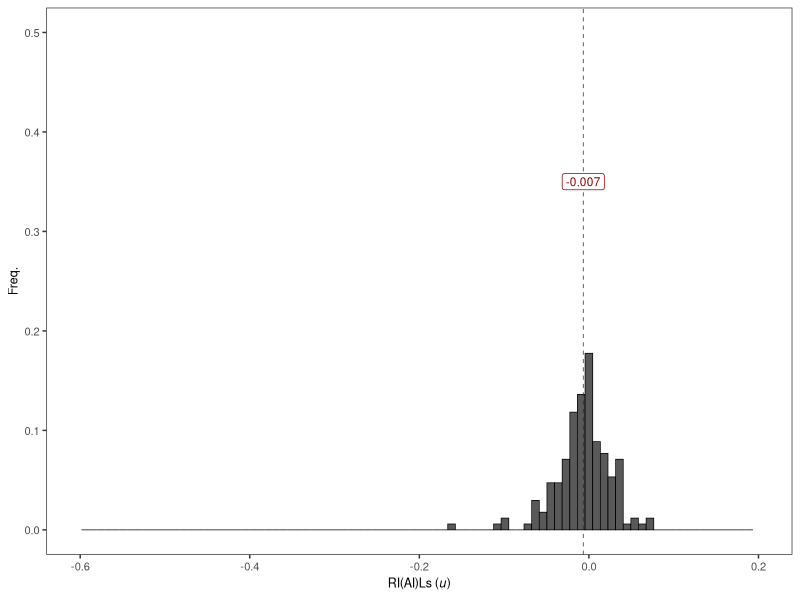
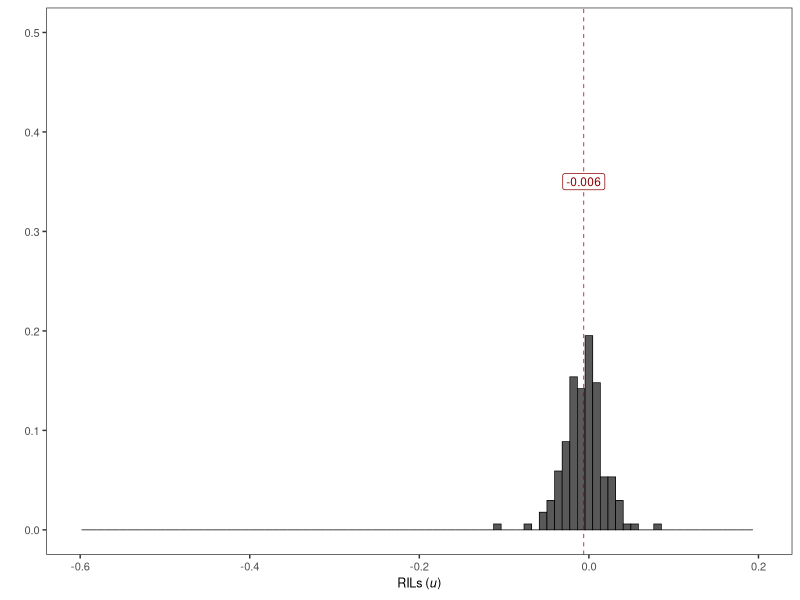
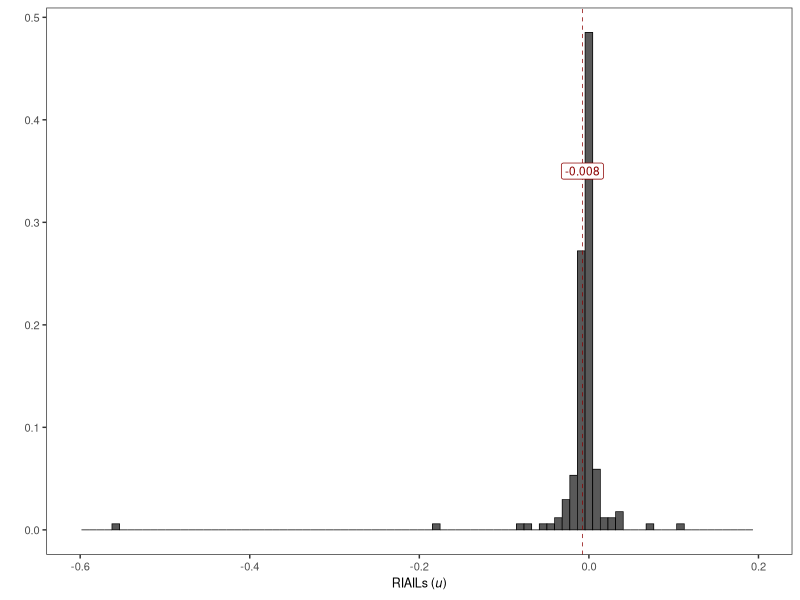
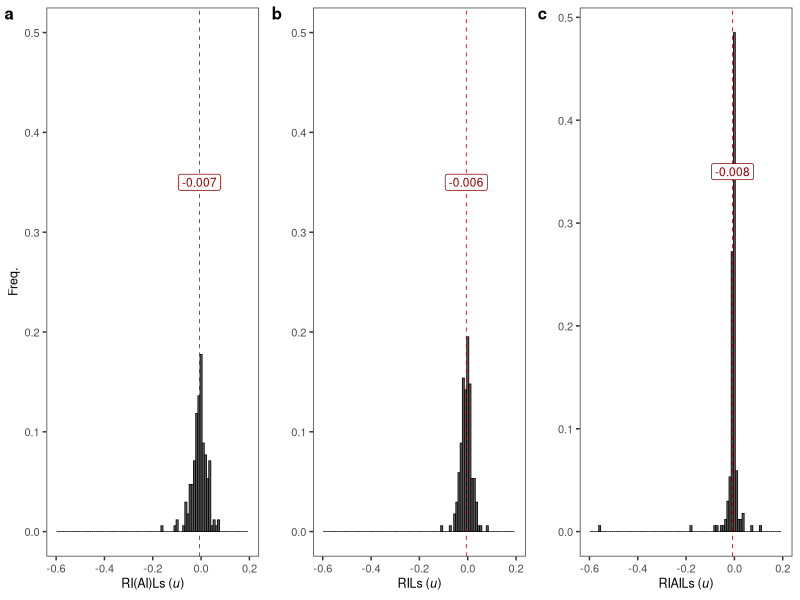
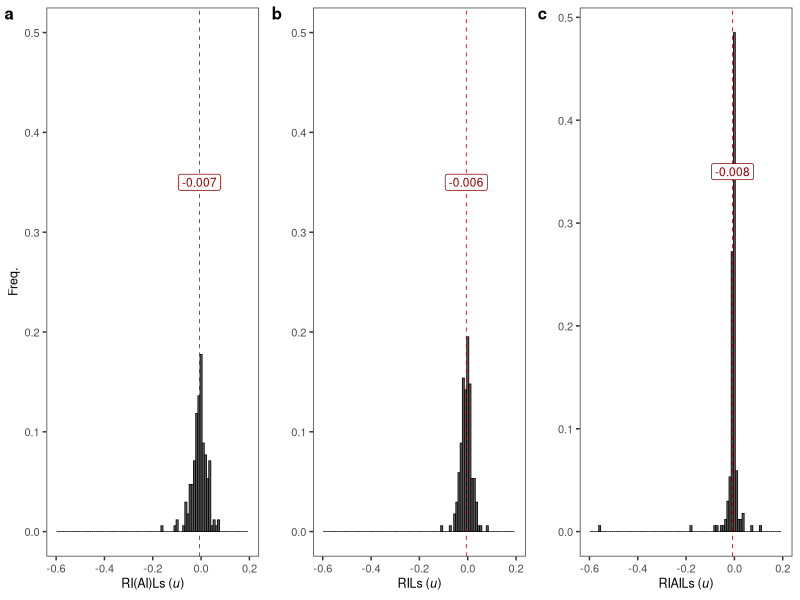
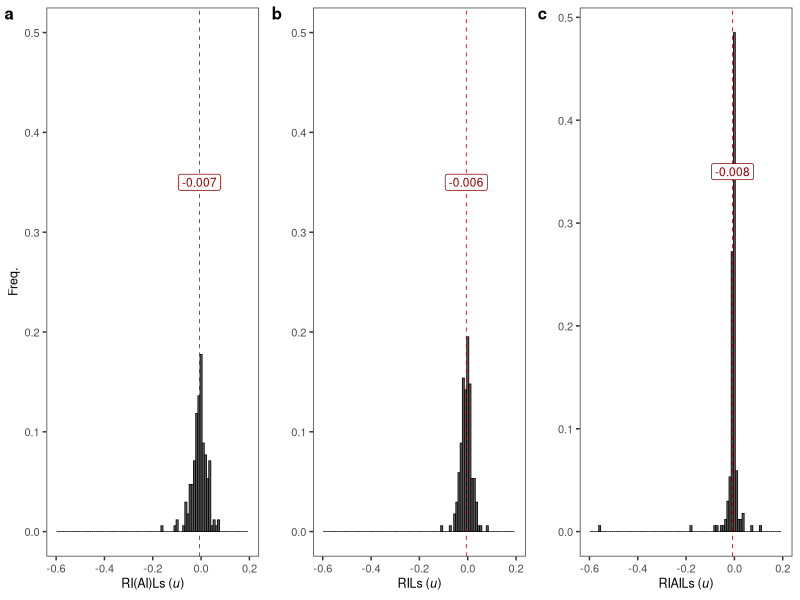

Reproduce these figures in R, in order.
library(tidyverse)

# Set working directory
setwd(glue::glue("{dirname(rstudioapi::getActiveDocumentContext()$path)}/.."))

# load data
df_all <- data.table::fread("data/processed/Table_posterior_mutation_effects_RIL+RIAIL.csv")
df_ril <- data.table::fread("data/processed/Table_posterior_mutation_effects_RIL.csv")
df_riails <- data.table::fread("data/processed/Table_posterior_mutation_effects_RIAIL.csv")

# get max x range for all dfs
ax <- c(max(df_all$mean), min(df_all$mean))
bx <- c(max(df_ril$mean), min(df_ril$mean))
cx <- c(max(df_riails$mean), min(df_riails$mean))

# plot the histogram with freq on y and Delta (w) on x
a <- ggplot(df_all) +
  aes(x = mean, y=stat(count)/sum(stat(count))) +
  geom_histogram(binwidth = 0.009, color = "black", linewidth = 0.25) +
  geom_vline(xintercept = mean(df_all$mean), linetype = 2, color = "darkred", linewidth = 0.25) +
  annotate(geom = "label", x = mean(df_all$mean), y = 0.35, size = 3,
           label = glue::glue("{round(mean(df_all$mean), digits=3)}"),
           color = "darkred") +
  labs(y = "Freq.", x = expression(paste('RI(AI)Ls (',italic('u'),')'))) +
  xlim(c(-0.6, 0.2)) +
  ylim(c(0, 0.5)) +
  theme_bw() +
  theme(panel.grid = element_blank(),
        axis.title = element_text(size = 9),
        axis.text = element_text(size = 8))
a

b <- ggplot(df_ril) +
  aes(x = mean, y=stat(count)/sum(stat(count))) +
  geom_histogram(binwidth = 0.009, color = "black", linewidth = 0.25) +
  geom_vline(xintercept = mean(df_ril$mean), linetype = 2, color = "darkred", linewidth = 0.25) +
  annotate(geom = "label", x = mean(df_ril$mean), y = 0.35, size = 3,
           label = glue::glue("{round(mean(df_ril$mean), digits=3)}"),
           color = "darkred") +
  labs(y = "", x = expression(paste('RILs (',italic('u'),')'))) +
  xlim(c(-0.6, 0.2)) +
  ylim(c(0, 0.5)) +
  theme_bw() +
  theme(panel.grid = element_blank(),
        axis.title = element_text(size = 9),
        axis.text = element_text(size = 8))
b

c <- ggplot(df_riails) +
  aes(x = mean, y=stat(count)/sum(stat(count))) +
  geom_histogram(binwidth = 0.009, color = "black", linewidth = 0.25) +
  geom_vline(xintercept = mean(df_riails$mean), linetype = 2, color = "darkred", linewidth = 0.25) +
  annotate(geom = "label", x = mean(df_riails$mean), y = 0.35, size = 3,
           label = glue::glue("{round(mean(df_riails$mean), digits=3)}"),
           color = "darkred") +
  labs(y = "", x = expression(paste('RIAILs (',italic('u'),')'))) +
  xlim(c(-0.6, 0.2)) +
  ylim(c(0, 0.5)) +
  scale_y_continuous(labels = scales::number_format(accuracy = 0.1)) +
  theme_bw() +
  theme(panel.grid = element_blank(),
        axis.title = element_text(size = 9),
        axis.text = element_text(size = 8))
c

# put them together
#fig2 <- cowplot::plot_grid(a, b, c, labels = c("a", "b", "c"), ncol = 1, align = "vh", axis = "tblr", label_size = 12)
fig2 <- cowplot::plot_grid(a, b, c, labels = c("a", "b", "c"), ncol = 3, align = "vh", axis = "tblr", label_size = 12)
fig2

# save it
ggsave(fig2, filename = "figures/figure2.png", width = 6.25, height = 2.25)
ggsave(fig2, filename = "figures/figure2.pdf", width = 6.25, height = 2.25)
